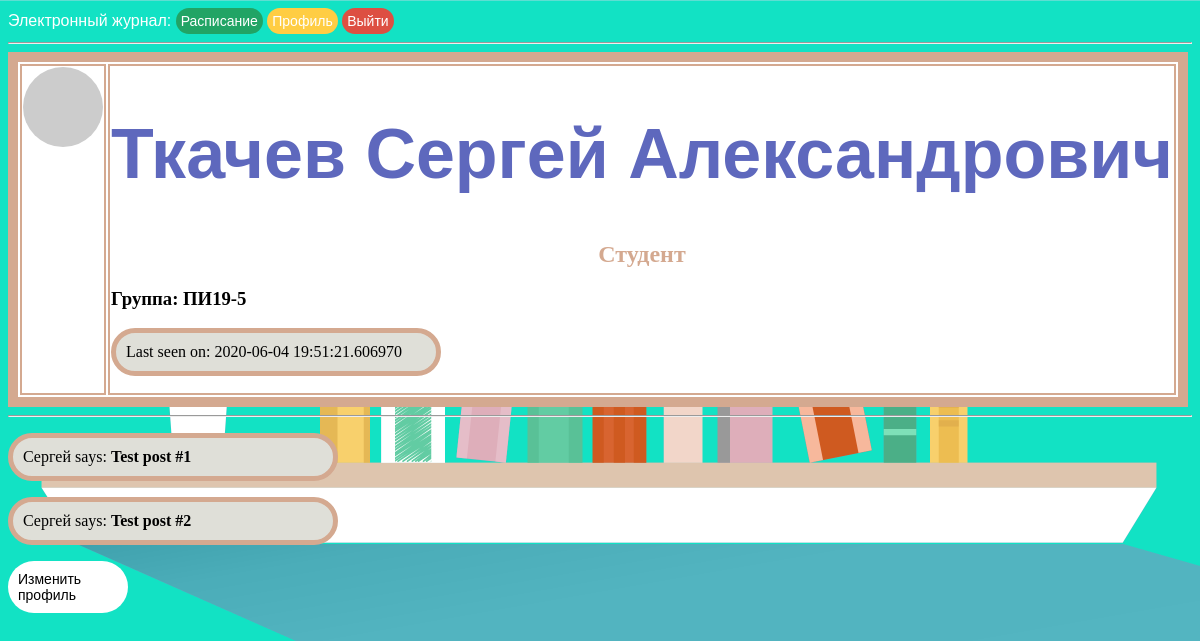
/user/Сергей_Ткачев_id-118 (signed in), run on an earlier commit of the app's database.
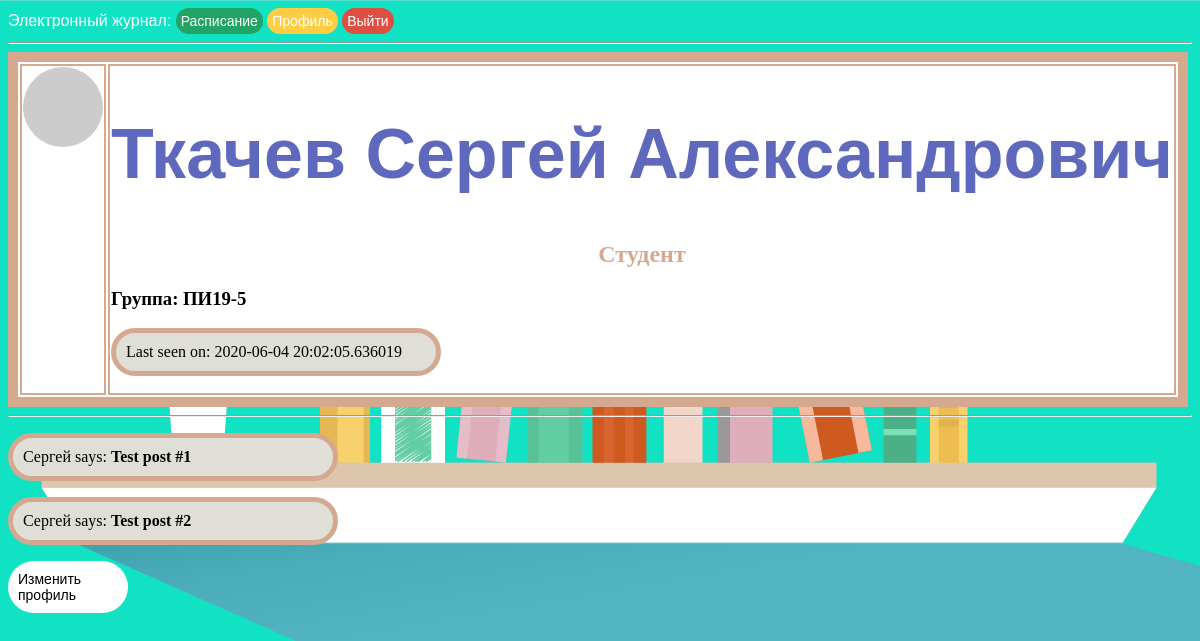
And on a later commit of the database.
### app/models.py (models this page shows, shortened)
class User(UserMixin, db.Model):
    id = db.Column(db.Integer, primary_key=True)
    priority = db.Column(db.String(64))
    surname = db.Column(db.String(64), index=True)
    name = db.Column(db.String(64), index=True)
    patronymic = db.Column(db.String(64), index=True)
    email = db.Column(db.String(120), index=True, unique=True)
    phone = db.Column(db.Integer, index=True, unique=True)
    groups = db.Column(db.String(60), index=True)
    password_hash = db.Column(db.String(128))
    about_me = db.Column(db.String(140))
    last_seen = db.Column(db.DateTime, default=datetime.today)
    def avatar(self, size):
        digest = md5(self.email.lower().encode('utf-8')).hexdigest()
        return 'https://www.gravatar.com/avatar/{}?d=mp&s={}'.format(digest, size)
    @login.user_loader
    def load_user(id):
        return User.query.get(int(id))

### app/routes.py (the view)
@app.route('/user/<name>_<surname>_id-<id>')
@login_required
def user(name, surname, id):
    user = User.query.filter_by(id=id).first_or_404()
    posts = [
        {'author': user, 'body': 'Test post #1'},
        {'author': user, 'body': 'Test post #2'}
    ]
    return render_template('user.html', user=user, posts=posts, title=f'{surname} {name}')

### app/routes.py (called while the page is built)
@app.before_request
def before_request():
    if current_user.is_authenticated:
        current_user.last_seen = datetime.today()
        db.session.commit()

### app/templates/user.html (shortened to what this page needs)
<!DOCTYPE html>
{% extends "base.html" %}
{% block content %}
    <table class="pofile" style="border:10px solid #d4a990;">
        <tr valign="top">
            <td><img src="{{ user.avatar(128) }}" alt="" class="round"></td>
            <td><h1> {{ user.surname }} {{ user.name }} {{user.patronymic}}</h1>
                <h2>{{ user.priority}}</h2>
                {%if user.priority == "Преподаватель"%}
                    <h3>Дисциплина: {{user.groups}}</h3>
                {%else%}
                    <h3>Группа: {{user.groups}}</h3>
                {%endif%}
                {% if user.last_seen %}<p>Last seen on: {{ user.last_seen }}</p>{% endif %}
            </td>
        </tr>
    </table>
    <hr>
    {% for post in posts %}
    <p>
    {{ post.author.name }} says: <b>{{ post.body }}</b>
    </p>
    {% endfor %}
    {% if user == current_user %}
        <header>
            <a href="{{ url_for('edit_profile') }}" class="button2">Изменить профиль</a>
        </header>
            {% endif %}
{% endblock %}

### app/templates/base.html (shortened to what this page needs)
<html>
    <head>
        <link rel="stylesheet" type="text/css" href="{{ url_for('static', filename='css/style.css') }}">
    </head>
    {% if current_user.is_authenticated %}
    <div style="font-family:arial;">
        Электронный журнал:
    <header>
        {% if current_user.priority == "Преподаватель" %}
            <a class="button_ras" href="{{url_for('schedule_prepod', cur_week='cur_week')}}">Расписание</a>
        {% else %}
            <a class="button_ras" href="{{url_for('schedule_stud', cur_week='cur_week')}}">Расписание</a>
        {%endif%}
        <a href="{{ url_for('user', name=current_user.name, surname=current_user.surname, id=current_user.id) }}" class="button4">Профиль</a>
        <a href="{{ url_for('logout') }}" class="button6">Выйти</a>
    </header>
    </div>
    {% endif %}
    <body>
        <hr>
        {% block content %}{% endblock %}
    </body>
</html>

### app/static/css/style.css (style rules this page uses)
body { background-color: azure }
h1 { color: #5e68bd; text-align: center; font-size: 70px; font-family: arial; }
h2 { color:#d4a990; font-family: calibri; text-align: center; }
td, table, tr, .schedule { border: 2px solid #d4a990; color:black; font-family: calibri; background:white; }
p { color: black; padding: 10px 10px; width: 300px; background: #DFDFD8; font-family: consolas; border: 5px solid #d4a990; border-radius: 50px; }
header { display: inline; width: 100%; }
header .button, .button2, .button3, .button4, .button5, .button6, .button_ras { text-decoration: none; user-select: none; outline: none; display: inline-grid; font-size: 30px; font-family: arial; align-text: center; padding: 10px 10px; border-radius: 50px; align-items: center; justify-content: center; margin: auto; }
header .button2 { color: black; background: white; width: 100px; font-size: 14px; }
header .button4, .button5, .button6, .button_ras { color: white; font-size: 14px; padding: 5px 5px; }
header .button4 { background: #ffcd43; }
header .button6 { background: #dd4f42; }
header .button_ras { background:#21A465; }
body { background: url("/static/images/background.png"); color:#fff ; background-attachment: scroll; background-repeat: repeat-x; background-size:cover; }

### app/templates/user.html (style rules this page uses)
.round { border-radius: 100px; }

What changed in the data, as far as the page shows it:
changed User "Ткачев": last_seen "2020-06-04 19:51:21.606970" → "2020-06-04 20:02:05.636019"
